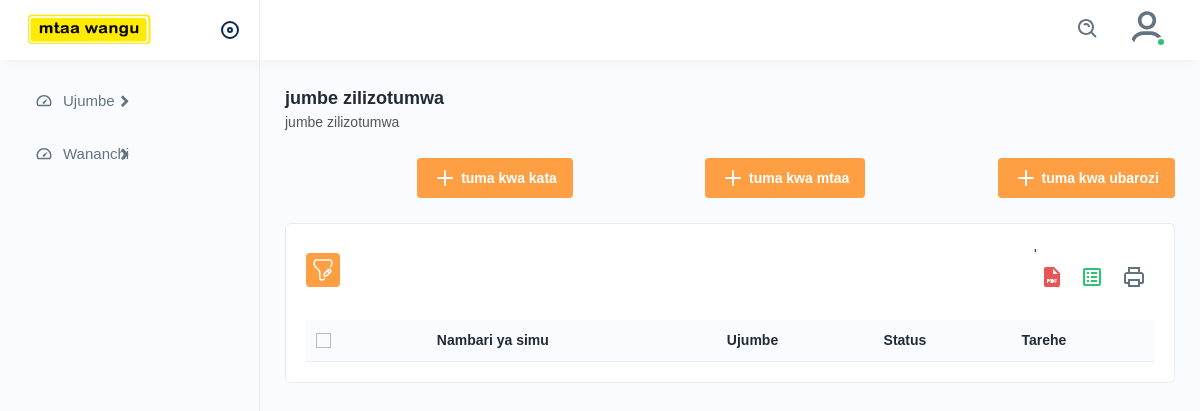
Before: /mtendaji-jumbe-zilizotumwa/ (signed in) with the older database file.
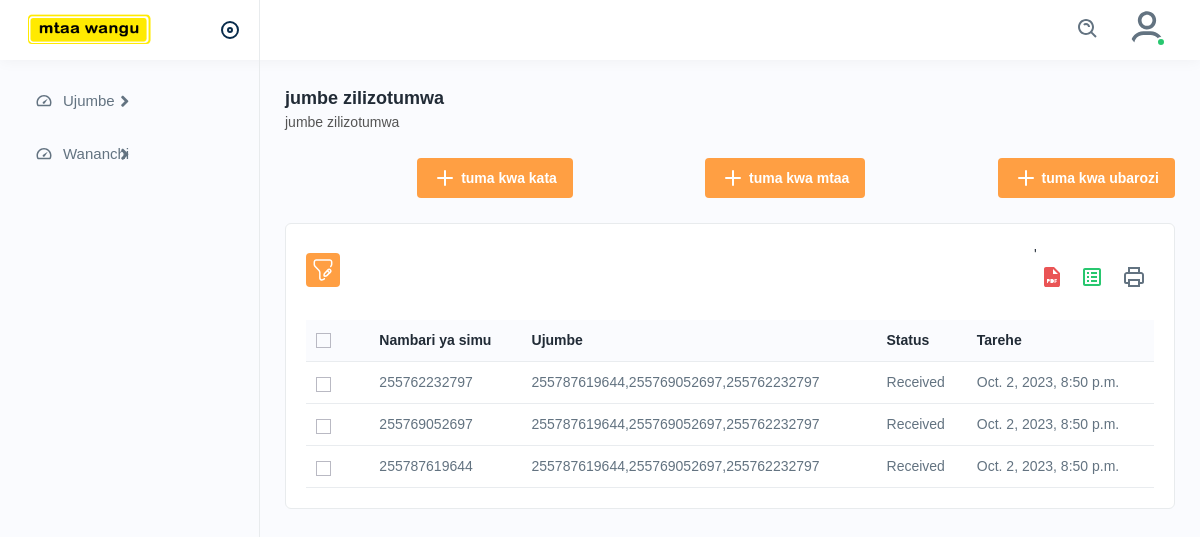
After: the same page with the newer database file.
### ujumbe/models.py (models this page shows, shortened)
class UjumbeUliotumwa(models.Model):
    user = models.ForeignKey(User, on_delete=models.CASCADE, null=True, related_name="zilizotumwa_user")
    ujumbe = models.TextField(null=True)
    kata = models.ForeignKey(Kata, on_delete=models.CASCADE, null=True)
    utambulisho_wa_ujumbe = models.CharField(max_length=255, null=True)
    nambari_ya_simu = models.CharField(max_length=80, null=True, blank=True)
    is_delivered = models.BooleanField(default=False)
    date_created = models.DateTimeField(auto_now=True)
    class Meta:
        verbose_name_plural = 'jumbeZilizotumwa'

### accounts/decorators.py (the view)
    def wrapper_func(request, *args, **kwargs):
        group = None
        if request.user.groups.exists():
            group = request.user.groups.all()[0].name
        if group == 'mjumbe' and request.user.is_active:
            return redirect('mjumbe-dashibodi')
        elif group == 'mwenyekiti' and request.user.is_active:
            return redirect('mwenyekiti-dashibodi')
        elif request.user.is_staff and request.user.is_active:
            return redirect('staff-dashibodi')
        elif group == 'mtendaji' and request.user.is_active:
            return view_func(request, *args, **kwargs)
        else:
            return redirect('ingia')

### mtendaji/views.py (called while the page is built)
@login_required
@mtendaji_tu
def orodha_ya_jumbe_zilizotumwa(request):
    mtendaji = request.user.mtendaji
    kata = mtendaji.kata
    jumbe = ujumbe_models.UjumbeUliotumwa.objects.filter(kata=kata)
    context = {
        'jumbe': jumbe,
    }
    return render(request, 'ujumbe/jumbe_zilizotumwa.html', context)

### templates/ujumbe/jumbe_zilizotumwa.html (shortened to what this page needs)
{% extends 'base/index.html' %}
{% load static %}
{% block page %}jumbe zilizotumwa{% endblock page %}
{% block slogan %}jumbe zilizotumwa{% endblock slogan %}
{% block content %}
<div class="page-header">
    <div class="page-btn">
        <a href="{% url 'tuma-kwa-kata' %}" class="btn btn-added"><img src="{% static 'assets/img/icons/plus.svg' %}" alt="img" class="me-1">tuma kwa kata</a>
    </div>
    <div class="page-btn">
        <a href="{% url 'tuma-kwa-mtaa' %}" class="btn btn-added"><img src="{% static 'assets/img/icons/plus.svg' %}" alt="img" class="me-1">tuma kwa mtaa</a>
    </div>
    <div class="page-btn">
        <a href="{% url 'tuma-kwa-barozi' %}" class="btn btn-added"><img src="{% static 'assets/img/icons/plus.svg' %}" alt="img" class="me-1">tuma kwa ubarozi</a>
    </div>
</div>
<div class="card">
    <div class="card-body">
    <div class="table-top">
    <div class="search-set">
    <div class="search-path">
    <a class="btn btn-filter" id="filter_search">
        <img src="{% static 'assets/img/icons/filter.svg' %}" alt="img">
    </a>
    </div>
    <div class="search-input">
    <a class="btn btn-searchset"><img src="{% static 'assets/img/icons/search-white.svg' %}" alt="img"></a>
    </div>
    </div>
    <div class="wordset">'
    <ul>
    <li>
    <a data-bs-toggle="tooltip" data-bs-placement="top" title="pdf"><img src="{% static 'assets/img/icons/pdf.svg' %}" alt="img"></a>
    </li>
    <li>
    <a data-bs-toggle="tooltip" data-bs-placement="top" title="excel"><img src="{% static 'assets/img/icons/excel.svg' %}" alt="img"></a>
    </li>
    <li>
    <a data-bs-toggle="tooltip" data-bs-placement="top" title="print"><img src="{% static 'assets/img/icons/printer.svg' %}" alt="img"></a>
    </li>
    </ul>
    </div>
    </div>
    <div class="table-responsive">
    <table class="table  datanew">
    <thead>
    <tr>
    <th>
    <label class="checkboxs">
    <span class="checkmarks"></span>
    </label>
    </th>
    <th>Nambari ya simu</th>
    <th>Ujumbe</th>
    <th>Status </th>
    <th>Tarehe</th>
    </tr>
    </thead>
    <tbody>
    {% for pc in jumbe %}
    <tr>
    <td>
    <label class="checkboxs">
    <span class="checkmarks"></span>
    </label>
    </td>
    <td>{{pc.nambari_ya_simu}}</td>
    <td>{{pc.ujumbe}}</td>
    {% if pc.is_delivered %}
    <td>Received</td>
    {% else %}
    <td>Sent</td>
    {% endif %}
    <td>{{pc.date_created}}</td>
    </tr>
    {% endfor %}
    </tbody>
    </table>
    </div>
    </div>
</div>
{% endblock %}

### templates/base/index.html (shortened to what this page needs)
{% load static %}
<!DOCTYPE html>
<html lang="en">
<head>
<link rel="stylesheet" href="{% static 'assets/css/bootstrap.min.css' %}">
<link rel="stylesheet" href="{% static 'assets/css/animate.css' %}">
<link rel="stylesheet" href="{% static 'assets/css/dataTables.bootstrap4.min.css' %}">
<link rel="stylesheet" href="{% static 'assets/plugins/select2/css/select2.min.css' %}">
<link rel="stylesheet" href="{% static 'assets/plugins/fontawesome/css/fontawesome.min.css' %}">
<link rel="stylesheet" href="{% static 'assets/plugins/fontawesome/css/all.min.css' %}">
<link rel="stylesheet" href="{% static 'assets/css/style.css' %}">
</head>
<body>
<div class="main-wrapper">
    {% include 'partials/navbar.html' %}
    {% include 'partials/sidebar.html' %}
    <div class="page-wrapper">
        <div class="content">
            <div class="page-header">
                <div class="page-title">
                    <h4>{% block page %}{% endblock page %}</h4>
                    <h6>{% block slogan %}{% endblock slogan %}</h6>
                </div>
            </div>
            {% block content %}{% endblock %}
        </div>
    </div>
</div>
</body>
</html>

### templates/partials/navbar.html (shortened to what this page needs)
{% load static %}
<div class="header">
    <div class="header-left active">
    <a href="" class="logo">
    <img src="{% static 'assets/img/mtaawangu/logo.png' %}" alt="">
    </a>
    <a id="toggle_btn" href="javascript:void(0);">
    </a>
    </div>
    <ul class="nav user-menu">
    <li class="nav-item">
    <div class="top-nav-search">
    <form action="#">
    <a class="btn" id="searchdiv"><img src="{% static 'assets/img/icons/search.svg' %}" alt="img"></a>
    </form>
    </div>
    </li>
    <li class="nav-item dropdown has-arrow main-drop">
    <a href="javascript:void(0);" class="dropdown-toggle nav-link userset" data-bs-toggle="dropdown">
    <span class="user-img">
    {% if request.user.profile_pic %}
        <img src="{{request.user.profile_pic.url}}" alt="">
    {% else %}
        <img src="{% static 'assets/img/icons/users1.svg' %}" alt="img">
    {% endif %}
    <span class="status online"></span></span>
    </a>
    </li>
    </ul>
    </div>

### templates/partials/sidebar.html (shortened to what this page needs)
{% load static %}
<div class="sidebar" id="sidebar">
    <div class="sidebar-inner slimscroll">
    <div id="sidebar-menu" class="sidebar-menu">
    <ul>
        {% if request.user.mtendaji %}
        <li class="submenu">
            <a href="javascript:void(0);"><img src="{% static 'assets/img/icons/dashboard.svg' %}" alt="img"><span> Ujumbe</span> <span class="menu-arrow"></span></a>
        </li>
        {% endif %}
        <li class="submenu">
            <a href="javascript:void(0);"><img src="{% static 'assets/img/icons/dashboard.svg' %}" alt="img"><span> Wananchi</span> <span class="menu-arrow"></span></a>
        </li>
    </ul>
    </div>
    </div>
</div>

Changed rows visible on the page:
added UjumbeUliotumwa: nambari_ya_simu "255762232797", ujumbe "255787619644,255769052697,255762232797", is_delivered "Received", date_created "Oct. 2, 2023, 8:50 p.m."
added UjumbeUliotumwa: nambari_ya_simu "255769052697", ujumbe "255787619644,255769052697,255762232797", is_delivered "Received", date_created "Oct. 2, 2023, 8:50 p.m."
added UjumbeUliotumwa: nambari_ya_simu "255787619644", ujumbe "255787619644,255769052697,255762232797", is_delivered "Received", date_created "Oct. 2, 2023, 8:50 p.m."
